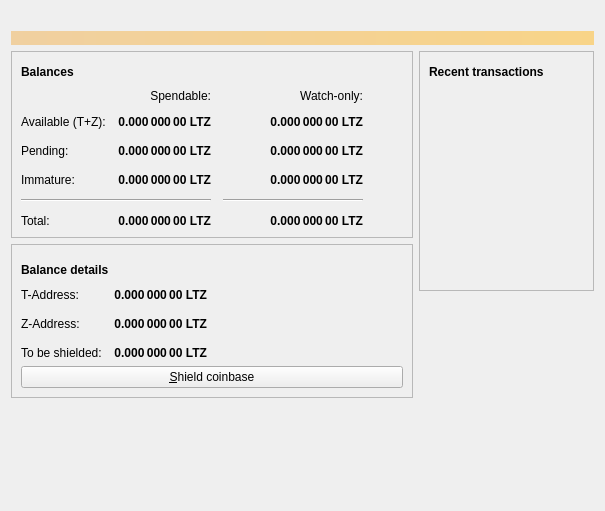
<?xml version="1.0" encoding="UTF-8"?>
<ui version="4.0">
 <class>OverviewPage</class>
 <widget class="QWidget" name="OverviewPage">
  <property name="geometry">
   <rect>
    <x>0</x>
    <y>0</y>
    <width>605</width>
    <height>511</height>
   </rect>
  </property>
  <property name="windowTitle">
   <string>Form</string>
  </property>
  <layout class="QVBoxLayout" name="topLayout">
   <item>
    <widget class="QLabel" name="labelLogo">
     <property name="text">
      <string/>
     </property>
     <property name="pixmap">
      <pixmap resource="../bitcoin.qrc">:/images/res/images/logo.png</pixmap>
     </property>
     <property name="margin">
      <number>10</number>
     </property>
    </widget>
   </item>
   <item>
    <widget class="QLabel" name="labelAlerts">
     <property name="visible">
      <bool>true</bool>
     </property>
     <property name="styleSheet">
      <string notr="true">QLabel { background-color: qlineargradient(x1: 0, y1: 0, x2: 1, y2: 0, stop:0 #F0D0A0, stop:1 #F8D488); color:#000000; }</string>
     </property>
     <property name="wordWrap">
      <bool>true</bool>
     </property>
     <property name="margin">
      <number>3</number>
     </property>
     <property name="textInteractionFlags">
      <set>Qt::TextSelectableByMouse</set>
     </property>
    </widget>
   </item>
   <item>
    <layout class="QHBoxLayout" name="horizontalLayout" stretch="0,1">
     <item>
      <layout class="QVBoxLayout" name="verticalLayout_2">
       <item>
        <widget class="QFrame" name="frame">
         <property name="frameShape">
          <enum>QFrame::StyledPanel</enum>
         </property>
         <property name="frameShadow">
          <enum>QFrame::Raised</enum>
         </property>
         <layout class="QVBoxLayout" name="verticalLayout_4">
          <item>
           <layout class="QHBoxLayout" name="horizontalLayout_4">
            <item>
             <widget class="QLabel" name="label_5">
              <property name="font">
               <font>
                <weight>75</weight>
                <bold>true</bold>
               </font>
              </property>
              <property name="text">
               <string>Balances</string>
              </property>
             </widget>
            </item>
            <item>
             <widget class="QPushButton" name="labelWalletStatus">
              <property name="enabled">
               <bool>true</bool>
              </property>
              <property name="maximumSize">
               <size>
                <width>30</width>
                <height>16777215</height>
               </size>
              </property>
              <property name="toolTip">
               <string>The displayed information may be out of date. Your wallet automatically synchronizes with the LitecoinZ network after a connection is established, but this process has not completed yet.</string>
              </property>
              <property name="text">
               <string/>
              </property>
              <property name="icon">
               <iconset resource="../bitcoin.qrc">
                <normaloff>:/images/res/images/warning.png</normaloff>
                <normalon>:/images/res/images/warning.png</normalon>
                <disabledoff>:/images/res/images/warning.png</disabledoff>:/images/res/images/warning.png</iconset>
              </property>
              <property name="iconSize">
               <size>
                <width>24</width>
                <height>24</height>
               </size>
              </property>
              <property name="flat">
               <bool>true</bool>
              </property>
             </widget>
            </item>
            <item>
             <spacer name="horizontalSpacer_3">
              <property name="orientation">
               <enum>Qt::Horizontal</enum>
              </property>
              <property name="sizeHint" stdset="0">
               <size>
                <width>40</width>
                <height>20</height>
               </size>
              </property>
             </spacer>
            </item>
           </layout>
          </item>
          <item>
           <layout class="QGridLayout" name="gridLayout">
            <property name="spacing">
             <number>12</number>
            </property>
            <item row="2" column="2">
             <widget class="QLabel" name="labelWatchPending">
              <property name="font">
               <font>
                <weight>75</weight>
                <bold>true</bold>
               </font>
              </property>
              <property name="cursor">
               <cursorShape>IBeamCursor</cursorShape>
              </property>
              <property name="toolTip">
               <string>Unconfirmed transactions to watch-only addresses</string>
              </property>
              <property name="text">
               <string notr="true">0.000 000 00 LTZ</string>
              </property>
              <property name="alignment">
               <set>Qt::AlignRight|Qt::AlignTrailing|Qt::AlignVCenter</set>
              </property>
              <property name="textInteractionFlags">
               <set>Qt::LinksAccessibleByMouse|Qt::TextSelectableByKeyboard|Qt::TextSelectableByMouse</set>
              </property>
             </widget>
            </item>
            <item row="2" column="1">
             <widget class="QLabel" name="labelUnconfirmed">
              <property name="font">
               <font>
                <weight>75</weight>
                <bold>true</bold>
               </font>
              </property>
              <property name="cursor">
               <cursorShape>IBeamCursor</cursorShape>
              </property>
              <property name="toolTip">
               <string>Total of transactions that have yet to be confirmed, and do not yet count toward the spendable balance</string>
              </property>
              <property name="text">
               <string notr="true">0.000 000 00 LTZ</string>
              </property>
              <property name="alignment">
               <set>Qt::AlignRight|Qt::AlignTrailing|Qt::AlignVCenter</set>
              </property>
              <property name="textInteractionFlags">
               <set>Qt::LinksAccessibleByMouse|Qt::TextSelectableByKeyboard|Qt::TextSelectableByMouse</set>
              </property>
             </widget>
            </item>
            <item row="3" column="2">
             <widget class="QLabel" name="labelWatchImmature">
              <property name="font">
               <font>
                <weight>75</weight>
                <bold>true</bold>
               </font>
              </property>
              <property name="cursor">
               <cursorShape>IBeamCursor</cursorShape>
              </property>
              <property name="toolTip">
               <string>Mined balance in watch-only addresses that has not yet matured</string>
              </property>
              <property name="text">
               <string notr="true">0.000 000 00 LTZ</string>
              </property>
              <property name="alignment">
               <set>Qt::AlignRight|Qt::AlignTrailing|Qt::AlignVCenter</set>
              </property>
              <property name="textInteractionFlags">
               <set>Qt::LinksAccessibleByMouse|Qt::TextSelectableByKeyboard|Qt::TextSelectableByMouse</set>
              </property>
             </widget>
            </item>
            <item row="4" column="0" colspan="2">
             <widget class="Line" name="line">
              <property name="orientation">
               <enum>Qt::Horizontal</enum>
              </property>
             </widget>
            </item>
            <item row="4" column="2">
             <widget class="Line" name="lineWatchBalance">
              <property name="sizePolicy">
               <sizepolicy hsizetype="Preferred" vsizetype="Fixed">
                <horstretch>0</horstretch>
                <verstretch>0</verstretch>
               </sizepolicy>
              </property>
              <property name="minimumSize">
               <size>
                <width>140</width>
                <height>0</height>
               </size>
              </property>
              <property name="orientation">
               <enum>Qt::Horizontal</enum>
              </property>
             </widget>
            </item>
            <item row="5" column="0">
             <widget class="QLabel" name="labelTotalText">
              <property name="text">
               <string>Total:</string>
              </property>
             </widget>
            </item>
            <item row="3" column="1">
             <widget class="QLabel" name="labelImmature">
              <property name="font">
               <font>
                <weight>75</weight>
                <bold>true</bold>
               </font>
              </property>
              <property name="cursor">
               <cursorShape>IBeamCursor</cursorShape>
              </property>
              <property name="toolTip">
               <string>Mined balance that has not yet matured</string>
              </property>
              <property name="text">
               <string notr="true">0.000 000 00 LTZ</string>
              </property>
              <property name="alignment">
               <set>Qt::AlignRight|Qt::AlignTrailing|Qt::AlignVCenter</set>
              </property>
              <property name="textInteractionFlags">
               <set>Qt::LinksAccessibleByMouse|Qt::TextSelectableByKeyboard|Qt::TextSelectableByMouse</set>
              </property>
             </widget>
            </item>
            <item row="2" column="3">
             <spacer name="horizontalSpacer_2">
              <property name="orientation">
               <enum>Qt::Horizontal</enum>
              </property>
              <property name="sizeHint" stdset="0">
               <size>
                <width>40</width>
                <height>20</height>
               </size>
              </property>
             </spacer>
            </item>
            <item row="3" column="0">
             <widget class="QLabel" name="labelImmatureText">
              <property name="text">
               <string>Immature:</string>
              </property>
             </widget>
            </item>
            <item row="5" column="1">
             <widget class="QLabel" name="labelTotal">
              <property name="font">
               <font>
                <weight>75</weight>
                <bold>true</bold>
               </font>
              </property>
              <property name="cursor">
               <cursorShape>IBeamCursor</cursorShape>
              </property>
              <property name="toolTip">
               <string>Your current total balance</string>
              </property>
              <property name="text">
               <string notr="true">0.000 000 00 LTZ</string>
              </property>
              <property name="alignment">
               <set>Qt::AlignRight|Qt::AlignTrailing|Qt::AlignVCenter</set>
              </property>
              <property name="textInteractionFlags">
               <set>Qt::LinksAccessibleByMouse|Qt::TextSelectableByKeyboard|Qt::TextSelectableByMouse</set>
              </property>
             </widget>
            </item>
            <item row="5" column="2">
             <widget class="QLabel" name="labelWatchTotal">
              <property name="font">
               <font>
                <weight>75</weight>
                <bold>true</bold>
               </font>
              </property>
              <property name="cursor">
               <cursorShape>IBeamCursor</cursorShape>
              </property>
              <property name="toolTip">
               <string>Current total balance in watch-only addresses</string>
              </property>
              <property name="text">
               <string notr="true">0.000 000 00 LTZ</string>
              </property>
              <property name="alignment">
               <set>Qt::AlignRight|Qt::AlignTrailing|Qt::AlignVCenter</set>
              </property>
              <property name="textInteractionFlags">
               <set>Qt::LinksAccessibleByMouse|Qt::TextSelectableByKeyboard|Qt::TextSelectableByMouse</set>
              </property>
             </widget>
            </item>
            <item row="0" column="2">
             <widget class="QLabel" name="labelWatchonly">
              <property name="text">
               <string>Watch-only:</string>
              </property>
              <property name="alignment">
               <set>Qt::AlignRight|Qt::AlignTrailing|Qt::AlignVCenter</set>
              </property>
             </widget>
            </item>
            <item row="1" column="0">
             <widget class="QLabel" name="labelBalanceText">
              <property name="text">
               <string>Available (T+Z):</string>
              </property>
             </widget>
            </item>
            <item row="1" column="1">
             <widget class="QLabel" name="labelBalance">
              <property name="font">
               <font>
                <weight>75</weight>
                <bold>true</bold>
               </font>
              </property>
              <property name="cursor">
               <cursorShape>IBeamCursor</cursorShape>
              </property>
              <property name="toolTip">
               <string>Your current spendable balance</string>
              </property>
              <property name="text">
               <string notr="true">0.000 000 00 LTZ</string>
              </property>
              <property name="alignment">
               <set>Qt::AlignRight|Qt::AlignTrailing|Qt::AlignVCenter</set>
              </property>
              <property name="textInteractionFlags">
               <set>Qt::LinksAccessibleByMouse|Qt::TextSelectableByKeyboard|Qt::TextSelectableByMouse</set>
              </property>
             </widget>
            </item>
            <item row="1" column="2">
             <widget class="QLabel" name="labelWatchAvailable">
              <property name="font">
               <font>
                <weight>75</weight>
                <bold>true</bold>
               </font>
              </property>
              <property name="cursor">
               <cursorShape>IBeamCursor</cursorShape>
              </property>
              <property name="toolTip">
               <string>Your current balance in watch-only addresses</string>
              </property>
              <property name="text">
               <string notr="true">0.000 000 00 LTZ</string>
              </property>
              <property name="alignment">
               <set>Qt::AlignRight|Qt::AlignTrailing|Qt::AlignVCenter</set>
              </property>
              <property name="textInteractionFlags">
               <set>Qt::LinksAccessibleByMouse|Qt::TextSelectableByKeyboard|Qt::TextSelectableByMouse</set>
              </property>
             </widget>
            </item>
            <item row="2" column="0">
             <widget class="QLabel" name="labelPendingText">
              <property name="text">
               <string>Pending:</string>
              </property>
             </widget>
            </item>
            <item row="0" column="1">
             <widget class="QLabel" name="labelSpendable">
              <property name="text">
               <string>Spendable:</string>
              </property>
              <property name="alignment">
               <set>Qt::AlignRight|Qt::AlignTrailing|Qt::AlignVCenter</set>
              </property>
             </widget>
            </item>
           </layout>
          </item>
         </layout>
        </widget>
       </item>
       <item>
        <widget class="QFrame" name="frame_3">
         <property name="frameShape">
          <enum>QFrame::StyledPanel</enum>
         </property>
         <property name="frameShadow">
          <enum>QFrame::Raised</enum>
         </property>
         <layout class="QGridLayout" name="gridLayout_3">
          <property name="bottomMargin">
           <number>9</number>
          </property>
          <item row="0" column="0">
           <layout class="QHBoxLayout" name="horizontalLayout_3">
            <property name="spacing">
             <number>6</number>
            </property>
            <property name="topMargin">
             <number>6</number>
            </property>
            <property name="rightMargin">
             <number>0</number>
            </property>
            <property name="bottomMargin">
             <number>2</number>
            </property>
            <item>
             <widget class="QLabel" name="label_6">
              <property name="font">
               <font>
                <weight>75</weight>
                <bold>true</bold>
               </font>
              </property>
              <property name="text">
               <string>Balance details</string>
              </property>
             </widget>
            </item>
            <item>
             <spacer name="horizontalSpacer_5">
              <property name="orientation">
               <enum>Qt::Horizontal</enum>
              </property>
              <property name="sizeHint" stdset="0">
               <size>
                <width>40</width>
                <height>20</height>
               </size>
              </property>
             </spacer>
            </item>
           </layout>
          </item>
          <item row="1" column="0">
           <layout class="QGridLayout" name="gridLayout_2">
            <property name="topMargin">
             <number>0</number>
            </property>
            <property name="bottomMargin">
             <number>0</number>
            </property>
            <property name="spacing">
             <number>12</number>
            </property>
            <item row="2" column="0">
             <widget class="QLabel" name="labelUnshieldedText">
              <property name="text">
               <string>To be shielded:</string>
              </property>
             </widget>
            </item>
            <item row="1" column="0">
             <widget class="QLabel" name="labelZBalanceText">
              <property name="text">
               <string>Z-Address:</string>
              </property>
             </widget>
            </item>
            <item row="0" column="1">
             <widget class="QLabel" name="labelTBalance">
              <property name="font">
               <font>
                <weight>75</weight>
                <bold>true</bold>
               </font>
              </property>
              <property name="cursor">
               <cursorShape>IBeamCursor</cursorShape>
              </property>
              <property name="toolTip">
               <string>Your current T-balance</string>
              </property>
              <property name="text">
               <string notr="true">0.000 000 00 LTZ</string>
              </property>
              <property name="alignment">
               <set>Qt::AlignRight|Qt::AlignTrailing|Qt::AlignVCenter</set>
              </property>
              <property name="textInteractionFlags">
               <set>Qt::LinksAccessibleByMouse|Qt::TextSelectableByKeyboard|Qt::TextSelectableByMouse</set>
              </property>
             </widget>
            </item>
            <item row="2" column="1">
             <widget class="QLabel" name="labelUnshielded">
              <property name="font">
               <font>
                <weight>75</weight>
                <bold>true</bold>
               </font>
              </property>
              <property name="cursor">
               <cursorShape>IBeamCursor</cursorShape>
              </property>
              <property name="toolTip">
               <string>Unshielded balance that must be tranfer to z-addr before could be spent</string>
              </property>
              <property name="text">
               <string notr="true">0.000 000 00 LTZ</string>
              </property>
              <property name="alignment">
               <set>Qt::AlignRight|Qt::AlignTrailing|Qt::AlignVCenter</set>
              </property>
              <property name="textInteractionFlags">
               <set>Qt::LinksAccessibleByMouse|Qt::TextSelectableByKeyboard|Qt::TextSelectableByMouse</set>
              </property>
             </widget>
            </item>
            <item row="0" column="0">
             <widget class="QLabel" name="labelTBalanceText">
              <property name="text">
               <string>T-Address:</string>
              </property>
             </widget>
            </item>
            <item row="1" column="1">
             <widget class="QLabel" name="labelZBalance">
              <property name="font">
               <font>
                <weight>75</weight>
                <bold>true</bold>
               </font>
              </property>
              <property name="cursor">
               <cursorShape>IBeamCursor</cursorShape>
              </property>
              <property name="toolTip">
               <string>Your current Z-balance</string>
              </property>
              <property name="text">
               <string notr="true">0.000 000 00 LTZ</string>
              </property>
              <property name="alignment">
               <set>Qt::AlignRight|Qt::AlignTrailing|Qt::AlignVCenter</set>
              </property>
              <property name="textInteractionFlags">
               <set>Qt::LinksAccessibleByMouse|Qt::TextSelectableByKeyboard|Qt::TextSelectableByMouse</set>
              </property>
             </widget>
            </item>
            <item row="1" column="2">
             <spacer name="horizontalSpacer_4">
              <property name="orientation">
               <enum>Qt::Horizontal</enum>
              </property>
              <property name="sizeHint" stdset="0">
               <size>
                <width>40</width>
                <height>20</height>
               </size>
              </property>
             </spacer>
            </item>
           </layout>
          </item>
          <item row="2" column="0">
           <layout class="QFormLayout" name="formLayout">
            <item row="0" column="0" colspan="2">
             <widget class="QPushButton" name="shieldCoinsButton">
              <property name="minimumSize">
               <size>
                <width>150</width>
                <height>0</height>
               </size>
              </property>
              <property name="maximumSize">
               <size>
                <width>16777215</width>
                <height>16777215</height>
               </size>
              </property>
              <property name="toolTip">
               <string>Shield coinbase into z-address</string>
              </property>
              <property name="text">
               <string>&amp;Shield coinbase</string>
              </property>
              <property name="icon">
               <iconset resource="../bitcoin.qrc">
                <normaloff>:/images/res/images/shield-warning.png</normaloff>:/images/res/images/shield-warning.png</iconset>
              </property>
              <property name="iconSize">
               <size>
                <width>16</width>
                <height>16</height>
               </size>
              </property>
              <property name="checkable">
               <bool>false</bool>
              </property>
              <property name="autoExclusive">
               <bool>false</bool>
              </property>
              <property name="autoDefault">
               <bool>false</bool>
              </property>
              <property name="default">
               <bool>false</bool>
              </property>
              <property name="flat">
               <bool>false</bool>
              </property>
             </widget>
            </item>
           </layout>
          </item>
         </layout>
        </widget>
       </item>
       <item>
        <spacer name="verticalSpacer">
         <property name="orientation">
          <enum>Qt::Vertical</enum>
         </property>
         <property name="sizeHint" stdset="0">
          <size>
           <width>20</width>
           <height>40</height>
          </size>
         </property>
        </spacer>
       </item>
      </layout>
     </item>
     <item>
      <layout class="QVBoxLayout" name="verticalLayout_3">
       <item>
        <widget class="QFrame" name="frame_2">
         <property name="frameShape">
          <enum>QFrame::StyledPanel</enum>
         </property>
         <property name="frameShadow">
          <enum>QFrame::Raised</enum>
         </property>
         <layout class="QVBoxLayout" name="verticalLayout">
          <item>
           <layout class="QHBoxLayout" name="horizontalLayout_2">
            <item>
             <widget class="QLabel" name="label_4">
              <property name="font">
               <font>
                <weight>75</weight>
                <bold>true</bold>
               </font>
              </property>
              <property name="text">
               <string>Recent transactions</string>
              </property>
             </widget>
            </item>
            <item>
             <widget class="QPushButton" name="labelTransactionsStatus">
              <property name="enabled">
               <bool>true</bool>
              </property>
              <property name="maximumSize">
               <size>
                <width>30</width>
                <height>16777215</height>
               </size>
              </property>
              <property name="toolTip">
               <string>The displayed information may be out of date. Your wallet automatically synchronizes with the LitecoinZ network after a connection is established, but this process has not completed yet.</string>
              </property>
              <property name="text">
               <string/>
              </property>
              <property name="icon">
               <iconset resource="../bitcoin.qrc">
                <normaloff>:/images/res/images/warning.png</normaloff>
                <disabledoff>:/images/res/images/warning.png</disabledoff>:/images/res/images/warning.png</iconset>
              </property>
              <property name="iconSize">
               <size>
                <width>24</width>
                <height>24</height>
               </size>
              </property>
              <property name="flat">
               <bool>true</bool>
              </property>
             </widget>
            </item>
            <item>
             <spacer name="horizontalSpacer">
              <property name="orientation">
               <enum>Qt::Horizontal</enum>
              </property>
              <property name="sizeHint" stdset="0">
               <size>
                <width>40</width>
                <height>20</height>
               </size>
              </property>
             </spacer>
            </item>
           </layout>
          </item>
          <item>
           <widget class="QListView" name="listTransactions">
            <property name="styleSheet">
             <string notr="true">QListView { background: transparent; }</string>
            </property>
            <property name="frameShape">
             <enum>QFrame::NoFrame</enum>
            </property>
            <property name="verticalScrollBarPolicy">
             <enum>Qt::ScrollBarAlwaysOff</enum>
            </property>
            <property name="horizontalScrollBarPolicy">
             <enum>Qt::ScrollBarAlwaysOff</enum>
            </property>
            <property name="selectionMode">
             <enum>QAbstractItemView::NoSelection</enum>
            </property>
           </widget>
          </item>
         </layout>
        </widget>
       </item>
       <item>
        <spacer name="verticalSpacer_2">
         <property name="orientation">
          <enum>Qt::Vertical</enum>
         </property>
         <property name="sizeHint" stdset="0">
          <size>
           <width>20</width>
           <height>40</height>
          </size>
         </property>
        </spacer>
       </item>
      </layout>
     </item>
    </layout>
   </item>
  </layout>
 </widget>
 <resources>
  <include location="../bitcoin.qrc"/>
 </resources>
 <connections/>
</ui>
